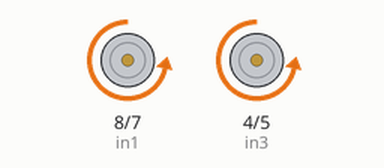
Bench run of a sketch on a simulated Arduino Uno, built with avr-gcc and run on an emulated ATmega328P. On the bench: motor-driver pin pairs drawn as motors (green arrow = first pin HIGH = forward, orange = second pin HIGH = backward, longer = more drive, scaled by the enable pin).

Above: at 0.1 s.
At 5.6 s:
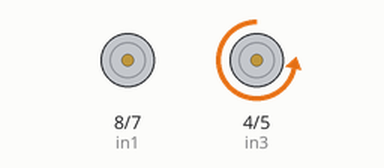
At 22.5 s:
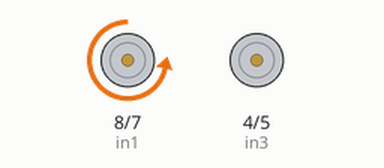
At 37.4 s:
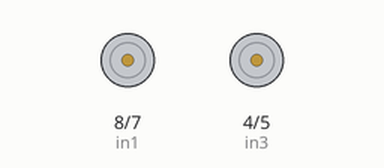
Timing chart, 0 to 40.0 s (numbered marks = the images above):
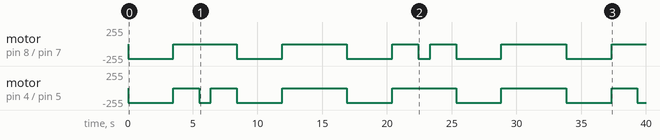

The sketch:

DesignChallenge2-BAMBA.ino
```cpp
// Motor A connections
int enA = 9;  // Enable pin for Motor A
int in1 = 8;  // Input 1 for Motor A
int in2 = 7;  // Input 2 for Motor A

// Motor B connections
int enB = 3;  // Enable pin for Motor B
int in3 = 4;  // Input 1 for Motor B
int in4 = 5;  // Input 2 for Motor B

void setup() {
  // Set the motor control pins as outputs
  pinMode(enA, OUTPUT);
  pinMode(in1, OUTPUT);
  pinMode(in2, OUTPUT);
  pinMode(enB, OUTPUT);
  pinMode(in3, OUTPUT);
  pinMode(in4, OUTPUT);

  // Initialize both motors to stop (zero speed)
  digitalWrite(in1, LOW);
  digitalWrite(in2, LOW);
  digitalWrite(in3, LOW);
  digitalWrite(in4, LOW);

  // Set the motor enable pins to control the speed
  analogWrite(enA, 220); // Adjust the speed as needed
  analogWrite(enB, 220); // Adjust the speed as needed
}

void moveForward5m() {
  // Spin both motors forward
  digitalWrite(in1, LOW);
  digitalWrite(in2, HIGH);
  digitalWrite(in3, LOW);
  digitalWrite(in4, HIGH);
  delay(17000);
}

void moveForward3m() {
  // Spin both motors forward
  digitalWrite(in1, LOW);
  digitalWrite(in2, HIGH);
  digitalWrite(in3, LOW);
  digitalWrite(in4, HIGH);
  delay(10000);
}

void moveForward1m() {
  // Spin both motors forward
  digitalWrite(in1, LOW);
  digitalWrite(in2, HIGH);
  digitalWrite(in3, LOW);
  digitalWrite(in4, HIGH);
  delay(3500);
}

void moveBackward5m() {
  // Spin both motors backward
  digitalWrite(in1, HIGH);
  digitalWrite(in2, LOW);
  digitalWrite(in3, HIGH);
  digitalWrite(in4, LOW);
  delay(17000);
}
void moveBackward3m() {
  // Spin both motors backward
  digitalWrite(in1, HIGH);
  digitalWrite(in2, LOW);
  digitalWrite(in3, HIGH);
  digitalWrite(in4, LOW);
  delay(10000);
}
void moveBackward1m() {
  // Spin both motors backward
  digitalWrite(in1, HIGH);
  digitalWrite(in2, LOW);
  digitalWrite(in3, HIGH);
  digitalWrite(in4, LOW);
  delay(3500);
}


void turnRight30degrees() {
  // Stop both motors
  digitalWrite(in1, LOW);
  digitalWrite(in2, LOW);
  digitalWrite(in3, LOW);
  digitalWrite(in4, LOW);

  delay(2000);
// Start turning right
  digitalWrite(in1, LOW);
  digitalWrite(in2, HIGH);
  digitalWrite(in3, LOW);
  digitalWrite(in4, LOW);
  delay(330);

}

void turnRight45degrees() {
  // Stop both motors
  digitalWrite(in1, LOW);
  digitalWrite(in2, LOW);
  digitalWrite(in3, LOW);
  digitalWrite(in4, LOW);

  delay(2000);
// Start turning right
  digitalWrite(in1, LOW);
  digitalWrite(in2, HIGH);
  digitalWrite(in3, LOW);
  digitalWrite(in4, LOW);
  delay(490);

}
void turnRight60degrees() {
  // Stop both motors
  digitalWrite(in1, LOW);
  digitalWrite(in2, LOW);
  digitalWrite(in3, LOW);
  digitalWrite(in4, LOW);

  delay(2000);
// Start turning right
  digitalWrite(in1, LOW);
  digitalWrite(in2, HIGH);
  digitalWrite(in3, LOW);
  digitalWrite(in4, LOW);
  delay(650);

}
void turnRight90degrees() {
  // Stop both motors
  digitalWrite(in1, LOW);
  digitalWrite(in2, LOW);
  digitalWrite(in3, LOW);
  digitalWrite(in4, LOW);

  delay(2000);
// Start turning right
  digitalWrite(in1, LOW);
  digitalWrite(in2, HIGH);
  digitalWrite(in3, LOW);
  digitalWrite(in4, LOW);
  delay(940);

}
void turnLeft30degrees() {
  // Stop both motors
  digitalWrite(in1, LOW);
  digitalWrite(in2, LOW);
  digitalWrite(in3, LOW);
  digitalWrite(in4, LOW);

  // Adjust this delay based on your estimated turn time
  delay(2000);

  // Start turning left
  digitalWrite(in1, LOW);
  digitalWrite(in2, LOW);
  digitalWrite(in3, LOW);
  digitalWrite(in4, HIGH);
   delay(340);
}

void turnLeft45degrees() {
  // Stop both motors
  digitalWrite(in1, LOW);
  digitalWrite(in2, LOW);
  digitalWrite(in3, LOW);
  digitalWrite(in4, LOW);

  // Adjust this delay based on your estimated turn time
  delay(2000);

  // Start turning left
  digitalWrite(in1, LOW);
  digitalWrite(in2, LOW);
  digitalWrite(in3, LOW);
  digitalWrite(in4, HIGH);
   delay(490);
}

void turnLeft60degrees() {
  // Stop both motors
  digitalWrite(in1, LOW);
  digitalWrite(in2, LOW);
  digitalWrite(in3, LOW);
  digitalWrite(in4, LOW);

  // Adjust this delay based on your estimated turn time
  delay(2000);

  // Start turning left
  digitalWrite(in1, LOW);
  digitalWrite(in2, LOW);
  digitalWrite(in3, LOW);
  digitalWrite(in4, HIGH);
   delay(650);
}
void turnLeft90degrees() {
  // Stop both motors
  digitalWrite(in1, LOW);
  digitalWrite(in2, LOW);
  digitalWrite(in3, LOW);
  digitalWrite(in4, LOW);

  // Adjust this delay based on your estimated turn time
  delay(2000);

  // Start turning left
  digitalWrite(in1, LOW);
  digitalWrite(in2, LOW);
  digitalWrite(in3, LOW);
  digitalWrite(in4, HIGH);
   delay(900);
}

void stopMotors() {
  // Stop both motors
  digitalWrite(in1, LOW);
  digitalWrite(in2, LOW);
  digitalWrite(in3, LOW);
  digitalWrite(in4, LOW);
}

void loop() {

  //Experiment 1
  moveForward1m();
  turnLeft90degrees();
  stopMotors(); delay(2000);
  moveForward1m();
  stopMotors(); delay(5000);


  //Experiment 2
  moveForward1m();
  turnRight90degrees();
  stopMotors(); delay(2000);
  moveForward1m();
  stopMotors(); delay(5000);

  //Experiment 3
 for (int i = 0; i < 4; i++) {
  moveForward1m();
  turnLeft90degrees();
  stopMotors();
  delay(1000);
 }
  stopMotors(); delay(5000);


  //Experiment 4
 for (int i = 0; i < 4; i++) {
  moveForward1m();
  turnRight90degrees();
  stopMotors();
  delay(1000);
 }
  stopMotors(); delay(5000);

  //Experiment 5
  turnLeft30degrees();
    moveForward1m();
  stopMotors();   delay(5000);
  turnLeft45degrees();
    moveForward1m();
  stopMotors();   delay(5000);
  turnLeft60degrees();
    moveForward1m();
  stopMotors();   delay(5000);
  turnLeft90degrees();
    moveForward1m();
  stopMotors();   delay(5000);

  //Experiment 6
  turnRight30degrees();
    moveForward1m();
  stopMotors();   delay(5000);
  turnRight45degrees();
    moveForward1m();
  stopMotors();   delay(5000);
  turnRight60degrees();
    moveForward1m();
  stopMotors();   delay(5000);
  turnRight90degrees();
    moveForward1m();
  stopMotors();   delay(5000);

}
```

Measured:
- by itself, motor on pin 8 (in1) / pin 7 (in2): stopped → backward 220/255 at 0.00 s, → stopped 3.5 s later, → backward 220/255 4.9 s later, → stopped 3.5 s later, … (12 changes in this stretch)
- by itself, motor on pin 4 (in3) / pin 5 (in4): stopped → backward 220/255 at 0.00 s, → stopped 3.5 s later, → backward 220/255 2.0 s later, → stopped 0.90 s later, … (13 changes in this stretch)
